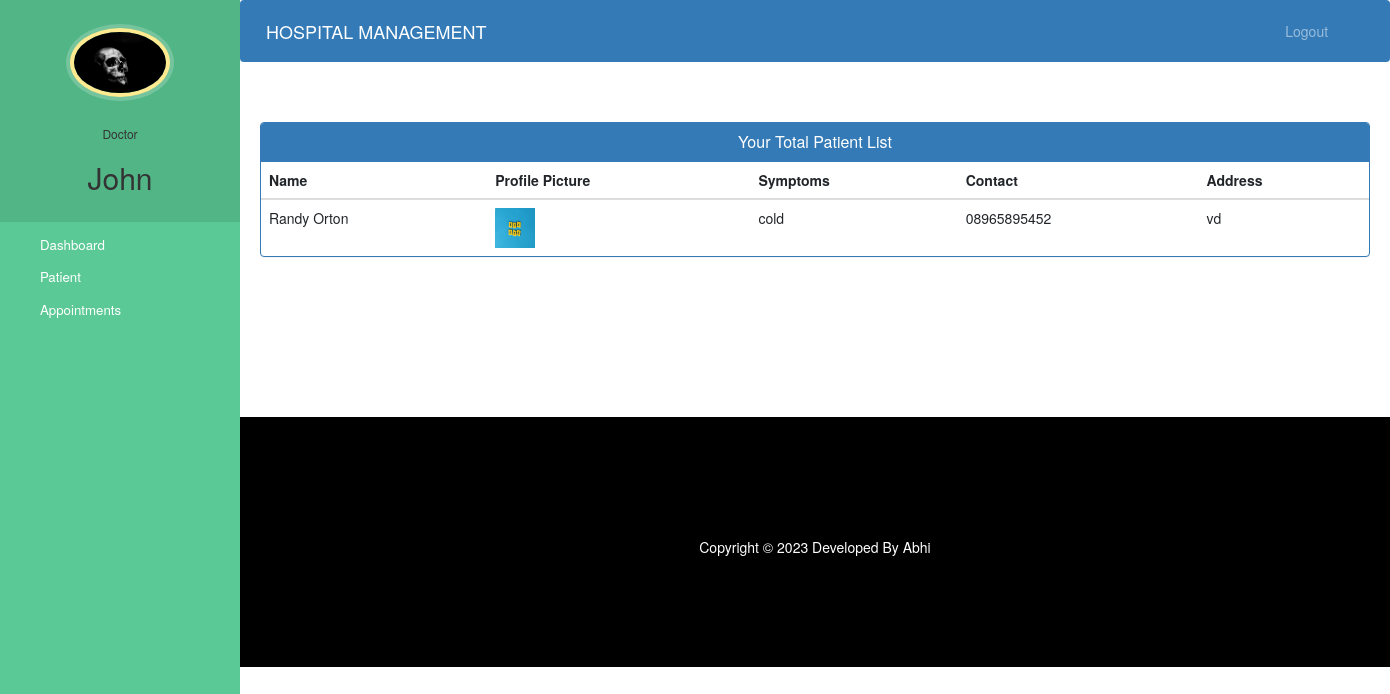
The app's page /doctor-view-patient (signed in) with its own data.
### hospital/models.py (models this page shows, shortened)
class Doctor(models.Model):
    user=models.OneToOneField(User,on_delete=models.CASCADE)
    profile_pic= models.ImageField(upload_to='profile_pic/DoctorProfilePic/',null=True,blank=True)
    address = models.CharField(max_length=40)
    mobile = models.CharField(max_length=20,null=True)
    department= models.CharField(max_length=50,choices=departments,default='Cardiologist')
    status=models.BooleanField(default=False)

class Patient(models.Model):
    user=models.OneToOneField(User,on_delete=models.CASCADE)
    profile_pic= models.ImageField(upload_to='profile_pic/PatientProfilePic/',null=True,blank=True)
    address = models.CharField(max_length=40)
    mobile = models.CharField(max_length=20,null=False)
    symptoms = models.CharField(max_length=100,null=False)
    assignedDoctorId = models.PositiveIntegerField(null=True)
    admitDate=models.DateField(auto_now=True)
    status=models.BooleanField(default=False)
    @property
    def get_name(self):
        return self.user.first_name+" "+self.user.last_name

### hospital/views.py (the view)
# urls.py: path('doctor-view-patient', views.doctor_view_patient_view,name='doctor-view-patient'),
@login_required(login_url='doctorlogin')
@user_passes_test(is_doctor)
def doctor_view_patient_view(request):
    patients=models.Patient.objects.all().filter(status=True,assignedDoctorId=request.user.id)
    doctor=models.Doctor.objects.get(user_id=request.user.id) #for profile picture of doctor in sidebar
    return render(request,'hospital/doctor_view_patient.html',{'patients':patients,'doctor':doctor})

### hospital/views.py (called while the page is built)
def is_doctor(user):
    return user.groups.filter(name='DOCTOR').exists()

### templates/hospital/doctor_view_patient.html (shortened to what this page needs)
{% extends 'hospital/doctor_base.html' %}
{% block content %}
{%load static%}
<head>
  <link href="//netdna.bootstrapcdn.com/bootstrap/3.0.0/css/bootstrap.min.css" rel="stylesheet" id="bootstrap-css">
</head>
<div class="container">
  <div class="panel panel-primary">
    <div class="panel-heading">
      <h6 class="panel-title">Your Total Patient List</h6>
    </div>
    <table class="table table-hover" id="dev-table">
      <thead>
        <tr>
          <th>Name</th>
          <th>Profile Picture</th>
          <th>Symptoms</th>
          <th>Contact</th>
          <th>Address</th>
        </tr>
      </thead>
      {% for p in patients %}
      <tr>
        <td> {{p.get_name}}</td>
        <td> <img src="{% static p.profile_pic.url %}" alt="Profile Pic" height="40px" width="40px" /></td>
        <td>{{p.symptoms}}</td>
        <td>{{p.mobile}}</td>
        <td>{{p.address}}</td>
      </tr>
      {% endfor %}
    </table>
  </div>
</div>
{% endblock content %}

### templates/hospital/doctor_base.html (shortened to what this page needs)
<!DOCTYPE html>
{% load static %}
<html lang="en">
<head>
  <link rel="stylesheet" href="https://stackpath.bootstrapcdn.com/bootstrap/4.3.1/css/bootstrap.min.css">
  <link rel="stylesheet" href="https://maxcdn.bootstrapcdn.com/font-awesome/4.7.0/css/font-awesome.min.css">
</head>
<body>
  <nav class="menu" tabindex="0">
    <header class="avatar">
      <img src="{% static doctor.profile_pic.url %}" alt="Profile Pic" />
      <br><br>
      <h6>Doctor</h6>
      <h2>{{request.user.first_name}}</h2>
    </header>
    <ul>
      <li tabindex="0" class="icon-dashboard"> <a style="color:white; text-decoration:none;" href="/doctor-dashboard"><span>Dashboard</span></a> </li>
      <li tabindex="0" class="icon-users"> <a style="color:white; text-decoration:none;" href="/doctor-patient"><span>Patient</span></a></li>
      <li tabindex="0" class="icon-calendar"> <a style="color:white; text-decoration:none;" href="/doctor-appointment"><span>Appointments</span></a></li>
    </ul>
  </nav>
  <main>
    <div class="bs-example">
      <nav class="navbar navbar-expand-md  navbar-dark fixed-top" style="background:#337AB7;">
        <a href="/doctor-dashboard" class="navbar-brand">HOSPITAL MANAGEMENT</a>
        <div class="collapse navbar-collapse justify-content-between" id="navbarCollapse">
          <div class="navbar-nav" style=" margin-left: 90%;">
            <a href="/logout" class="nav-item nav-link">Logout</a>
          </div>
        </div>
      </nav>
    </div>
    <br><br>
    {% block content %}
    {% endblock content %}
    <br><br><br><br><br><br><br>
    <footer>
      <br>
      <div class="container">
        <div class="row">
          <div class="col-md-12 col-sm-12">
            <div style="color:#ffffff;" class="wow fadeInUp footer-copyright">
              <p>
                Copyright &copy; 2023 Developed By Abhi </p>
            </div>
          </div>
        </div>
      </div>
    </footer>
  </main>
</body>
</html>

### templates/hospital/doctor_base.html (style rules this page uses)
a:link { text-decoration: none; }
a { color: white; }
footer { padding: 0px 0px 0px 0px; background-color: black; margin: 0px; }
p { text-align: center; }
body { padding-left: 240px; }
main { position: relative; height: 100vh; }
.menu { background: #5bc995; height: 100vh; width: 240px; position: fixed; top: 0px; left: 0; z-index: 5; outline: none; }
.menu .avatar { background: rgba(0, 0, 0, 0.1); padding: 2em 0.5em; text-align: center; }
.menu .avatar img { width: 100px; border-radius: 50%; overflow: hidden; border: 4px solid #ffea92; box-shadow: 0 0 0 4px rgba(255, 255, 255, 0.2); }
.menu .avatar h2 { font-weight: normal; margin-bottom: 0; }
.menu ul { list-style: none; padding: 0.5em 0; margin: 0; }
.menu ul li { padding: 0.5em 1em 0.5em 3em; font-size: 0.95em; font-weight: regular; background-repeat: no-repeat; background-position: left 15px center; background-size: auto 20px; transition: all 0.15s linear; cursor: pointer; }
.menu ul li.icon-dashboard { background-image: url("http://www.entypo.com/images//gauge.svg"); }
.menu ul li.icon-users { background-image: url("http://www.entypo.com/images//users.svg"); }
.menu ul li.icon-calendar { background-image: url("http://www.entypo.com/images//calendar.svg"); }

### templates/hospital/doctor_view_patient.html (style rules this page uses)
a:link { text-decoration: none; }
h6 { text-align: center; }
.row { margin: 100px; }

### records on screen
Doctor: profile_pic (picture)
Patient: get_name "Randy Orton", profile_pic (picture), symptoms "cold", mobile "08965895452", address "vd"

### other values on screen
{{ request.user.first_name }} "John"
